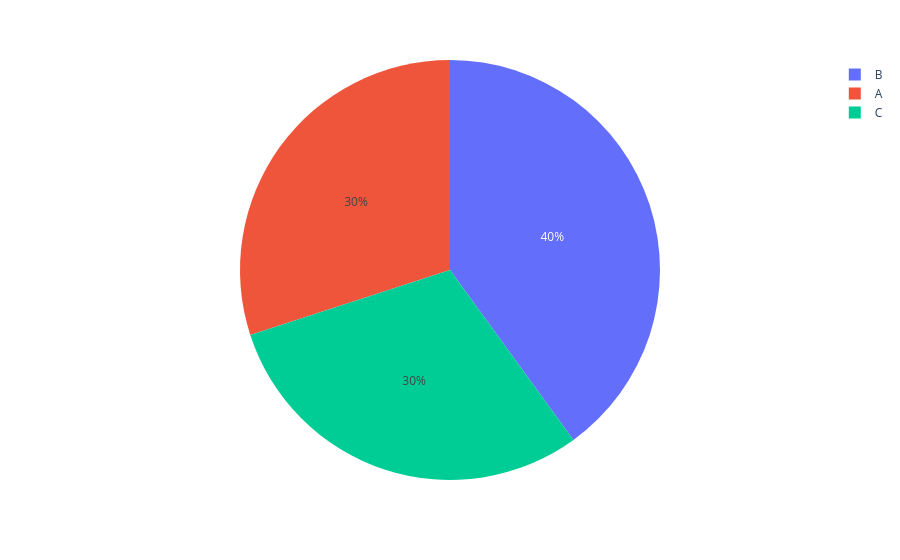

The notebook cell saved with this chart:
### Markdown cell above
## *Pie Chart*

### Code cell
import plotly.express as px

data = {"Category": ["A", "B", "C"],"Values": [30, 40, 30]}

fig = px.pie(names=data["Category"],values=data["Values"]) #Pie Chart

fig.show()

### Figure 1 — Plotly figure (JSON) as saved in the notebook; plotly's stock layout.template omitted (floating-point values rounded to 4 significant figures)
{"data": [{"domain": {"x": [0, 1], "y": [0, 1]}, "hovertemplate": "label=%{label}<br>value=%{value}<extra></extra>", "labels": ["A", "B", "C"], "legendgroup": "", "name": "", "showlegend": true, "type": "pie", "values": [30, 40, 30]}], "layout": {"legend": {"tracegroupgap": 0}, "margin": {"t": 60}}}
